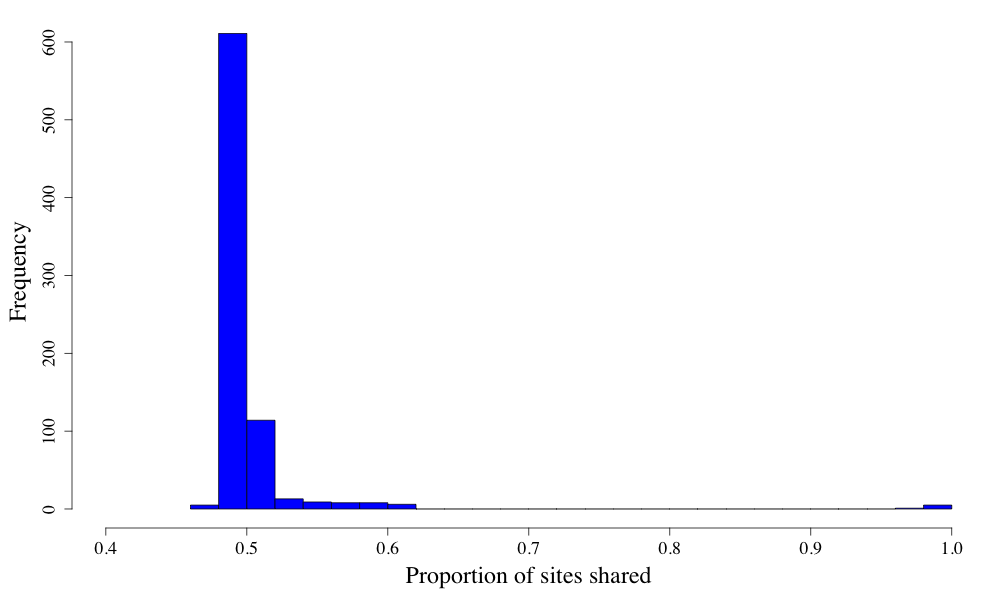

This figure's R source:
setwd('/Users/john.mcgonigle/scripts/persistent_id')
dat<-read.csv('vcf_comparison_summary.vcf')
head(dat)
nrow(dat)
png(file='Initial_analysis_histogram_persitentID.png', width = 1000, height = 600)
par(mar=c(5,5,1,1))
hist(dat$Proportion, 30, 
     col='blue',
     xlab = 'Proportion of sites shared',
     ylab = 'Frequency',
     family='Times',
     cex.lab= 2,
     cex.axis = 1.5,
     main = '',
     xlim = c(0.40,1))
dev.off()

lamda<-(dat$Proportion*100)/length(dat$Proportion)

dat[dat$Proportion>0.9,]

(a + b + 1) * (a + b) // 2 + b

p<-median(dat$Proportion)
0.95-p/  sqrt(((p*(1-p))/length(dat$Proportion)))
pnorm(-9.21, mean = 0.5)

0.95-0.49/sd(dat$Proportion)
pnorm(-9.38)

x<-c(rep(1, 60), rep(2, 20), rep(3, 10), rep(4, 5), rep(5, 3), rep(6, 3), rep(7, 2), rep(8,2), rep(9,2), rep(10,1))
hist(x,100)